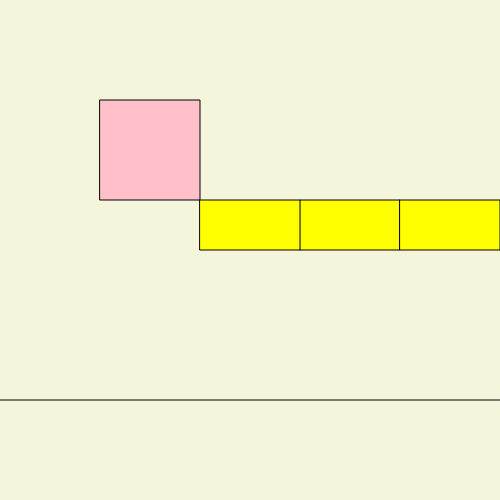
Frame 1 (no input)
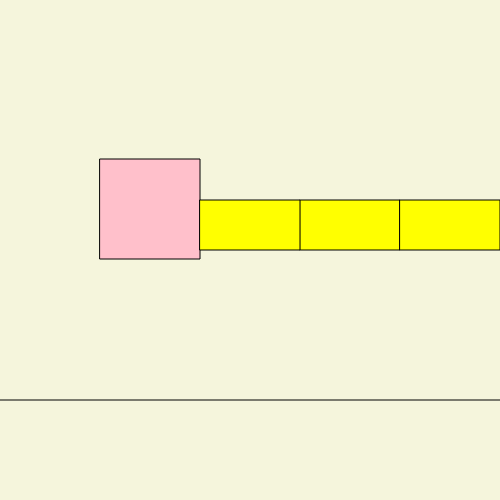
Frame 60 (no input)
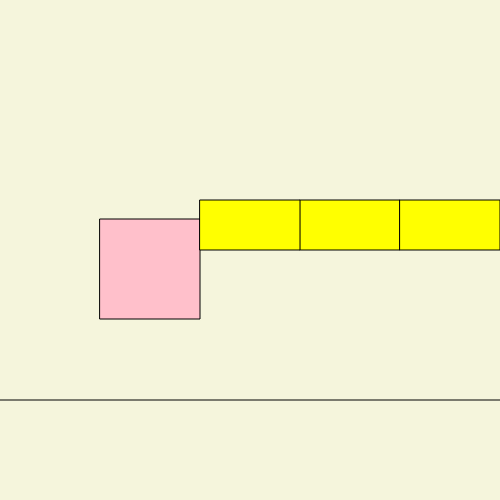
Frame 120 (the mouse pressed at the canvas centre since frame 60)

The p5.js sketch that drew these frames (run headless with seeded random() and noise() and a simulated clock; from frame 60 on, the mouse is pressed at the canvas centre):

// p5.js sketch
// ── sketch.js
let characterX = 100;
let characterY = 100;
const characterW = 100;
const characterH = 100;
//background
function setup() {
  createCanvas(500, 500);
  background("brightyellow");
}
//floor
function draw() {
  background("beige");
  line(0, 400, 500, 400);

  //character
  fill("pink");
  rect(characterX, characterY, characterW, characterH);

  if (characterY + characterH < 400) {
    characterY = characterY + 1;
    console.log("STOP");
  }

  //platform
  fill("yellow");
  rect(300, 200, 100, 50);
  rect(200, 200, 100, 50);
  rect(400, 200, 100, 50);
}


// ── background.js
//background
function setup (){
    createCanvas(500,800);
background ('pink');
}
// ── helloWorld.js
console.log("Hello World2!");
